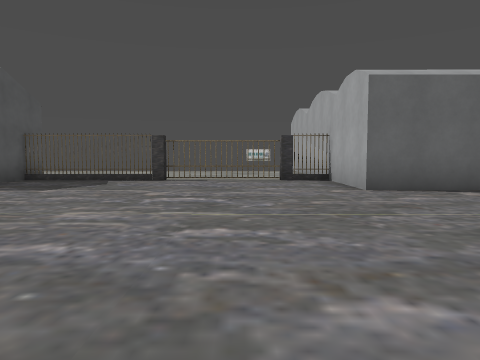
View 1 (above)

24 first-person views from a walk through a level from a Godot 3-D game. The camera is 1.2 m above the floor, tilts 4° down and sees 70° across. The floor is counted in squares, 2 m on a side. Each view is taken from the middle of a square. On the plan, view 1 faces up. The plan holds only what a view shows up to about 10 squares ahead; the rest is blank. The place goes on beyond the plan.

View 2
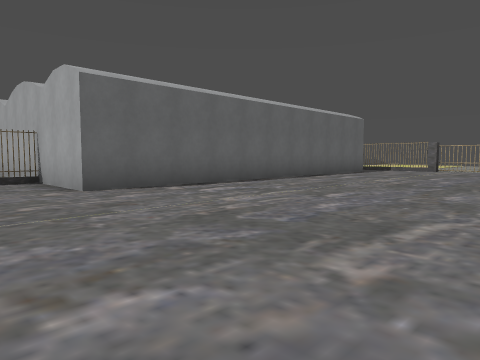

View 3
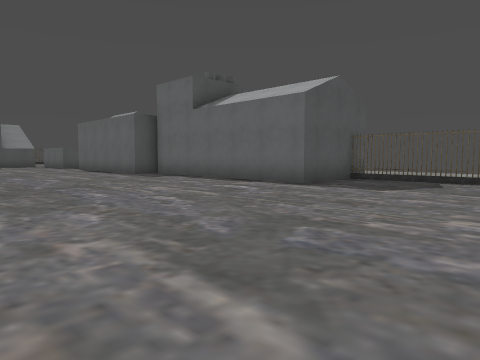

View 4
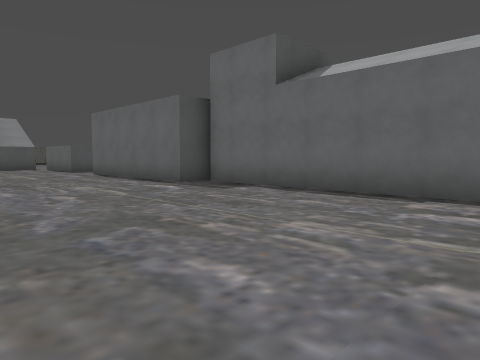

View 5
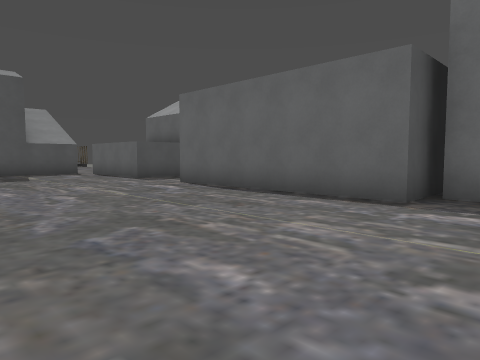

View 6
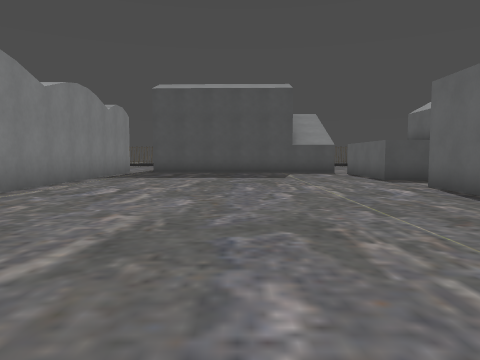

View 7
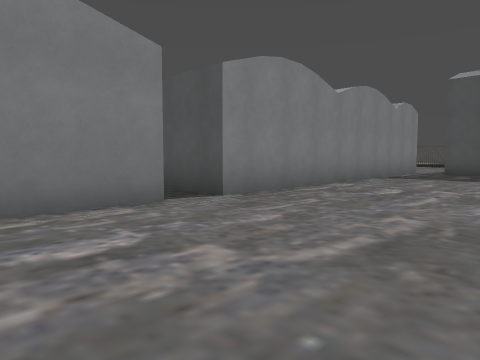

View 8
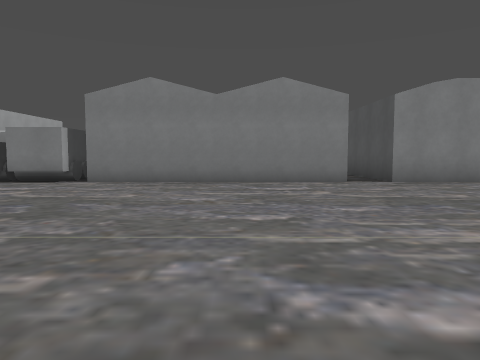

View 9
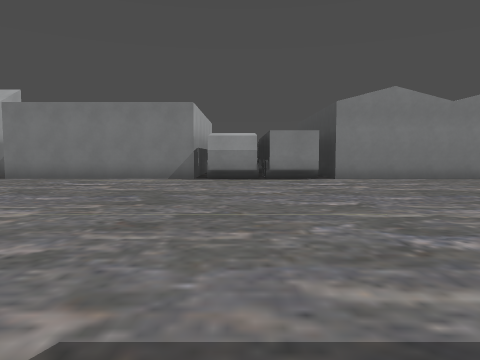

View 10
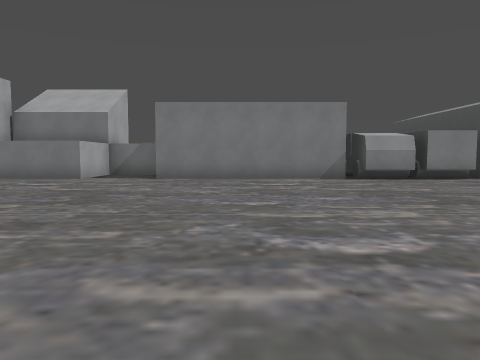

View 11
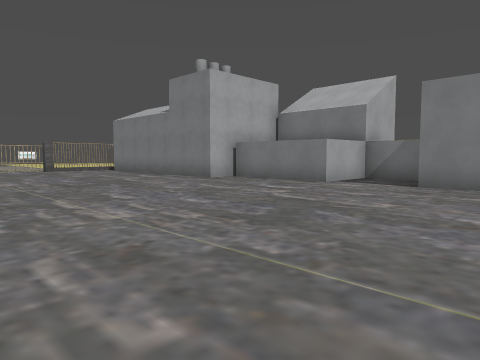

View 12
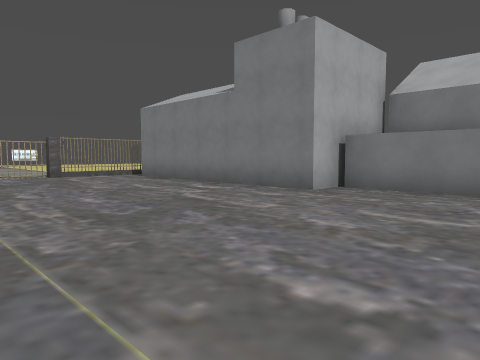

View 13
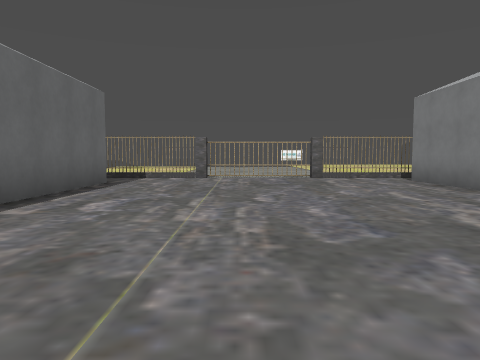

View 14
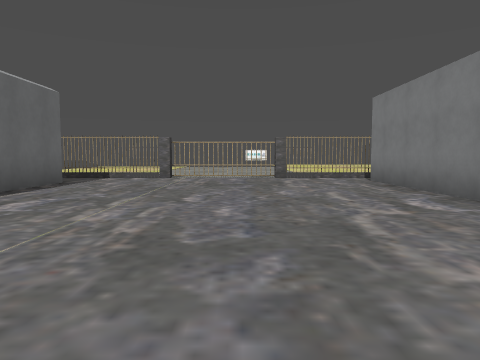

View 15
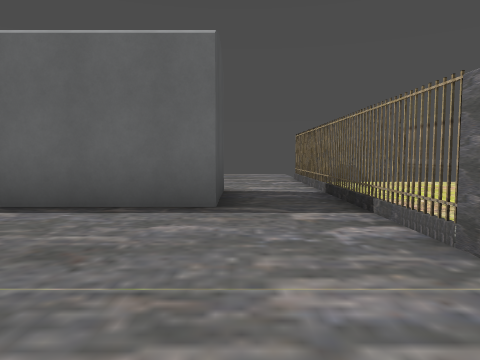

View 16
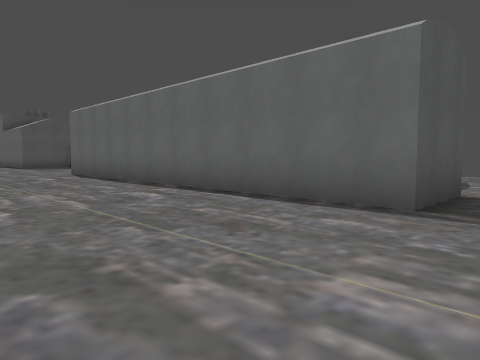

View 17
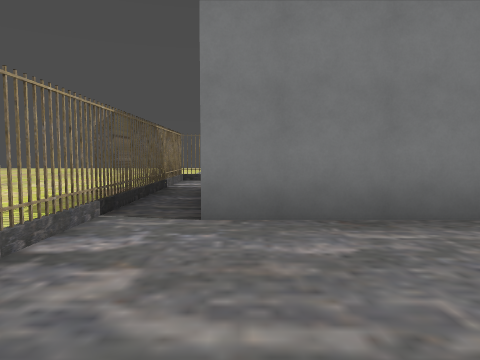

View 18
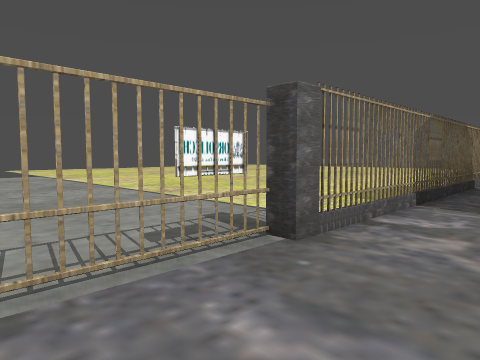

View 19
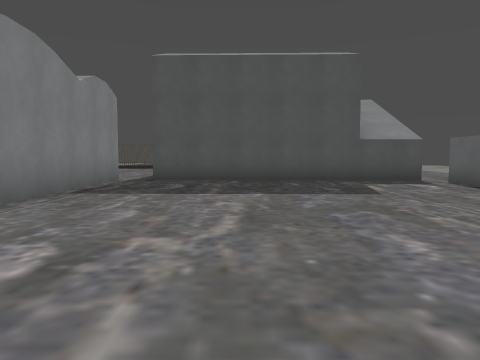

View 20
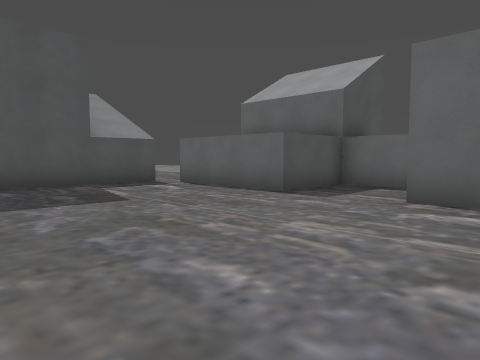

View 21
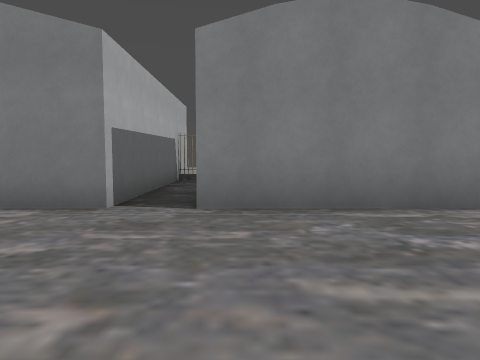

View 22
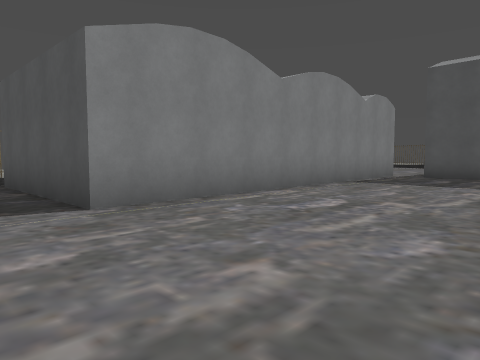

View 23
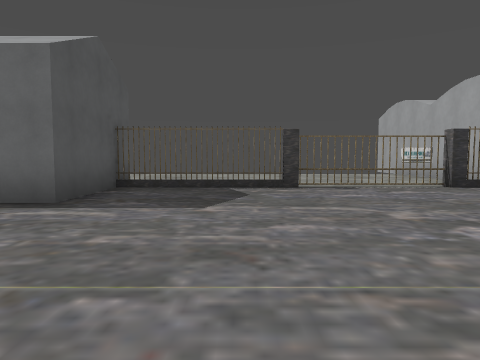

View 24
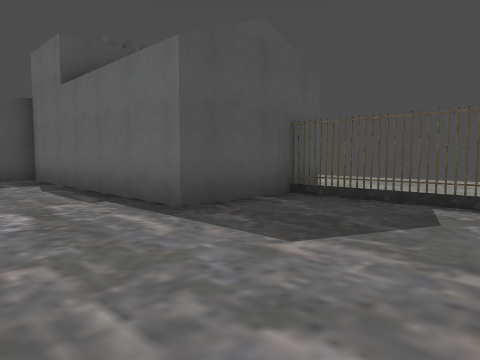

### Floor plan
Key: @ floor where view 1 was taken; # wall or solid block; x gap in a wall; . floor; T thing the floor can be seen under or through.
Columns run from 22 left of view 1 to 20 right of it. Each row starts with its distance up from view 1.
 10                         #          ..#
  9                  x..###x##         .#...
  8    ###          #........#        #.#...
  7    #..    #######........#        #.#..
  6 .###..#####..............##########.#..
  5 ....................................#.
  4 .....................................#
  3 .....................................#.
  2 .....................................T.....
  1 .....................................T.....
  0 ......................@.............T......
 -1 ....................................T......
 -2 #########.#########.#####..#########T......
 -3         #.#      ####    ..#        T......
 -4         #.#              ###        #......
 -5         #.#                         #....
 -6         ###                         #.....
 -7           #                           ....
 -8           #                            ...

Where each view was taken, in squares from view 1:
view 1: 0 up, 0 right, facing up
view 2: 0 up, 0 right, facing up-right
view 3: 0 up, 1 left, facing up-left
view 4: 1 up, 5 left, facing up-left
view 5: 1 up, 10 left, facing up-left
view 6: 2 up, 10 left, facing left
view 7: 2 up, 10 left, facing down-left
view 8: 6 up, 10 left, facing down
view 9: 7 up, 4 left, facing down
view 10: 7 up, 0 right, facing down
view 11: 5 up, 0 right, facing down-right
view 12: 4 up, 4 right, facing down-right
view 13: 3 up, 5 right, facing right
view 14: 2 up, 5 right, facing right
view 15: 2 up, 13 right, facing up
view 16: 2 up, 14 right, facing up-left
view 17: 2 up, 13 right, facing down
view 18: 3 up, 13 right, facing down-right
view 19: 1 up, 14 left, facing left
view 20: 1 up, 15 left, facing up-left
view 21: 2 up, 14 left, facing down
view 22: 2 up, 12 left, facing down-left
view 23: 2 up, 3 left, facing up
view 24: 4 up, 2 left, facing up-left
